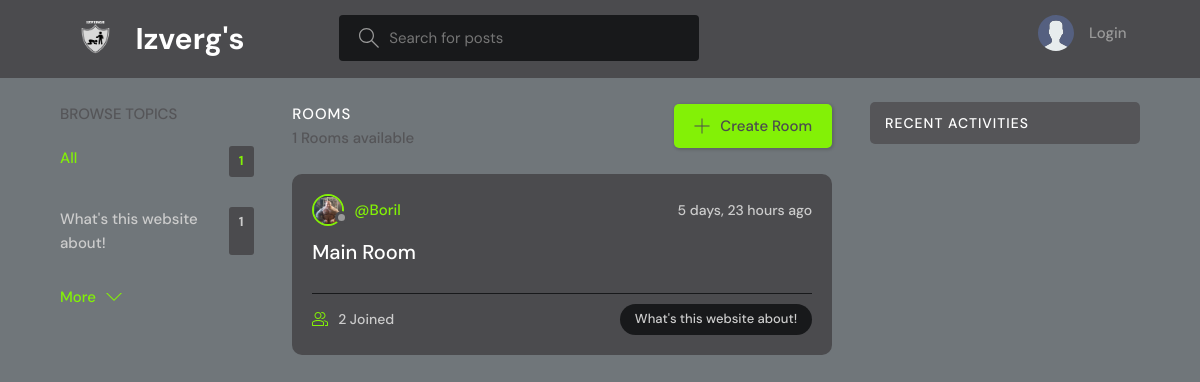
The page / on the database its author committed.
### base/models.py (models this page shows, shortened)
class Topic(models.Model):
    name = models.CharField(max_length=200)

class Room(models.Model):
    host = models.ForeignKey(User, on_delete=models.SET_NULL, null=True)
    topic = models.ForeignKey(Topic, on_delete=models.SET_NULL, null=True)
    name = models.CharField(max_length=200)
    description = models.TextField(null=True, blank=True)
    participants = models.ManyToManyField(
        User, related_name='participants', blank=True)
    updated = models.DateTimeField(auto_now=True)
    created = models.DateTimeField(auto_now_add=True)
    class Meta:
        ordering = ['-updated', '-created']

class User(AbstractUser):
    name = models.CharField(max_length=200, null=True)
    email = models.EmailField(unique=True, null=True)
    bio = models.TextField(null=True)
    avatar = models.ImageField(null=True, default="avatar.svg")
    USERNAME_FIELD = 'email'
    REQUIRED_FIELDS = []

### base/views.py (the view)
# urls.py: path('', views.home, name="home"),
def home(request):
    q = request.GET.get('q') if request.GET.get('q') != None else ''
    rooms = Room.objects.filter(
        Q(topic__name__icontains=q) |
        Q(name__icontains=q) |
        Q(description__icontains=q)
    )
    topics = Topic.objects.all()[0:5]
    room_count = rooms.count()
    room_messages = Message.objects.filter(
        Q(room__topic__name__icontains=q))[0:3]
    context = {'rooms': rooms, 'topics': topics,
               'room_count': room_count, 'room_messages': room_messages}
    return render(request, 'base/home.html', context)

### base/templates/base/home.html (shortened to what this page needs)
{% extends 'main.html' %}
{% block content %}
<main class="layout layout--3">
  <div class="container">
    {% include 'base/topics_component.html' %}
    <div class="roomList">
      <div class="roomList__header">
        <div>
          <h2>Rooms</h2>
          <p>{{room_count}} Rooms available</p>
        </div>
        <a class="btn btn--main" href="{% url 'create-room' %}">
          <svg version="1.1" xmlns="http://www.w3.org/2000/svg" width="32" height="32" viewBox="0 0 32 32">
            <title>add</title>
            <path
              d="M16.943 0.943h-1.885v14.115h-14.115v1.885h14.115v14.115h1.885v-14.115h14.115v-1.885h-14.115v-14.115z">
            </path>
          </svg>
          Create Room
        </a>
      </div>
      {% include 'base/feed_component.html' %}
    </div>
    {% include 'base/activity_component.html' %}
  </div>
</main>
{% endblock %}

### base/templates/base/topics_component.html
<div class="topics">
    <div class="topics__header">
        <h2>Browse Topics</h2>
    </div>
    <ul class="topics__list">
        <li>
            <a href="{% url 'home' %}" class="active">All <span>{{topics.count}}</span></a>
        </li>
        {% for topic in topics %}
        <li>
            <a href="{% url 'home' %}?q={{topic.name}}">{{topic.name}}<span>{{topic.room_set.all.count}}</span></a>
        </li>
        {% endfor %}
    </ul>
    <a class="btn btn--link" href="{% url 'topics' %}">
        More
        <svg version="1.1" xmlns="http://www.w3.org/2000/svg" width="32" height="32" viewBox="0 0 32 32">
            <title>chevron-down</title>
            <path d="M16 21l-13-13h-3l16 16 16-16h-3l-13 13z"></path>
        </svg>
    </a>
</div>

### base/templates/base/feed_component.html (shortened to what this page needs)
{% for room in rooms %}
<div class="roomListRoom">
    <div class="roomListRoom__header">
        <a href="{% url 'user-profile' room.host.id %}" class="roomListRoom__author">
            <div class="avatar avatar--small">
                <img src="{{room.host.avatar.url}}" />
            </div>
            <span>@{{room.host.username}}</span>
        </a>
        <div class="roomListRoom__actions">
            <span>{{room.created|timesince}} ago</span>
        </div>
    </div>
    <div class="roomListRoom__content">
        <a href="{% url 'room' room.id %}">{{room.name}}</a>
    </div>
    <div class="roomListRoom__meta">
        <a href="{% url 'room' room.id %}" class="roomListRoom__joined">
            {{room.participants.all.count}} Joined
        </a>
        <p class="roomListRoom__topic">{{room.topic.name}}</p>
    </div>
</div>
{% endfor %}

### static/styles/style.css (style rules this page uses)
:root { --color-main: #83f106; --color-main-light: #E1F6FB; --color-dark: #4b4b4e; --color-dark-medium: #18191b; --color-dark-light: #555558; --color-light: #FFFFFF; --color-gray: #999999; --color-light-gray: #CCCCCC; --color-bg: #70767a; --color-success: #5DD693; --color-error: #FC4B0B; }
* { font-family: "DM Sans", -apple-system, BlinkMacSystemFont, "Segoe UI", Roboto, Oxygen, Ubuntu, Cantarell, "Open Sans", "Helvetica Neue", sans-serif; margin: 0; padding: 0; box-sizing: border-box; text-rendering: optimizeLegibility; font-size: inherit; }
html { font-size: 56.25%; }
@media only screen and (min-width: 1200px) { html { font-size: 62.5%; } }
body { line-height: 1.6; font-weight: 400; font-size: 1.5rem; color: var(--color-light-gray); background-color: var(--color-bg); min-height: 100vh; }
img { width: 100%; }
a { display: inline-block; color: var(--color-main); text-decoration: none; }
.container { max-width: 120rem; width: 90%; margin: auto; }
.btn { background-color: transparent; border: none; display: inline-flex; align-items: center; gap: 1rem; cursor: pointer; transition: all ease-in-out 0.3s; padding: 1rem 2rem; border-radius: 5px; box-shadow: 1px 1px 3px 1px rgba(0, 0, 0, 0.15); font-weight: 500; }
.btn--link { border-radius: 0; padding: 0; color: var(--color-main); box-shadow: none; }
.btn--main { background-color: var(--color-main); color: var(--color-dark); }
.btn > svg { fill: currentColor; width: 1.6rem; height: 1.6rem; }
.avatar { position: relative; display: inline-block; border-radius: 50%; border: 2px solid var(--color-main); }
.avatar img { display: block; border-radius: 50%; object-fit: cover; object-position: center; }
.avatar::after { content: ""; display: block; position: absolute; background-color: var(--color-gray); z-index: 111; border-radius: 50%; border: 0.3rem solid var(--color-dark); }
.avatar.avatar--small img { width: 2.8rem; height: 2.8rem; }
.avatar.avatar--small:after { width: 0.7rem; height: 0.7rem; bottom: 0px; right: -6px; }
.layout { margin-top: 2.4rem; }
.layout > .container { display: flex; justify-content: space-between; align-items: flex-start; }
.layout--3 > .container > div:first-child { flex-basis: 18%; max-width: 22.5rem; }
.layout--3 > .container > div:nth-child(2) { flex-basis: 50%; }
.topics__header { margin-bottom: 2rem; }
.topics__header h2 { text-transform: uppercase; font-weight: 500; color: var(--color-dark-light); }
.topics__list { list-style: none; }
.topics__list li a { display: flex; justify-content: space-between; margin-bottom: 3rem; font-weight: 500; color: var(--color-light-gray); transition: all 0.3s ease-in-out; }
.topics__list li a.active, .topics__list li a:hover { color: var(--color-main); }
.topics__list li a span { padding: 0.5rem 1rem; background-color: var(--color-dark); border-radius: 3px; font-size: 1.3rem; font-weight: 700; letter-spacing: 1px; }
.roomList__header { display: flex; justify-content: space-between; align-items: center; margin-bottom: 2.4rem; }
.roomList__header h2 { text-transform: uppercase; font-weight: 500; color: var(--color-light); letter-spacing: 1px; }
.roomList__header p { font-weight: 500; color: var(--color-dark-light); }
.roomListRoom { margin-bottom: 2.4rem; background-color: var(--color-dark); border-radius: 1rem; padding: 2rem; }
.roomListRoom__header { display: flex; justify-content: space-between; align-items: center; }
.roomListRoom__author { font-weight: 500; display: flex; align-items: center; gap: 1rem; }
.roomListRoom__actions { display: flex; align-items: flex-start; gap: 1rem; position: relative; }
.roomListRoom__actions span { font-size: 1.4rem; font-weight: 500; }
.roomListRoom__content { margin: 1rem 0; }
.roomListRoom__content a { font-size: 2rem; font-weight: 500; margin-bottom: 1.5rem; color: var(--color-light); transition: all 0.3s ease-in-out; }
.roomListRoom__meta { border-top: 1px solid var(--color-dark-medium); padding-top: 1rem; display: flex; align-items: center; justify-content: space-between; }
.roomListRoom__joined { color: var(--color-light-gray); display: flex; align-items: center; gap: 1rem; font-size: 1.4rem; font-weight: 500; }
.roomListRoom__joined svg { fill: var(--color-main); width: 1.6rem; height: 1.6rem; }
.roomListRoom__topic { padding: 5px 1.5rem; background-color: var(--color-dark-medium); border-radius: 5rem; font-weight: 500; font-size: 1.3rem; }

### rows shown on the page
Topic: name "What's this website about!", room_set.all.count "1"
Room: host.avatar (picture), host.username "Boril", created "5 days, 23 hours", name "Main Room", participants.all.count "2", topic.name "What's this website about!"

### other values the page prints
{{ topics.count }} "1"
{{ room_count }} "1"
